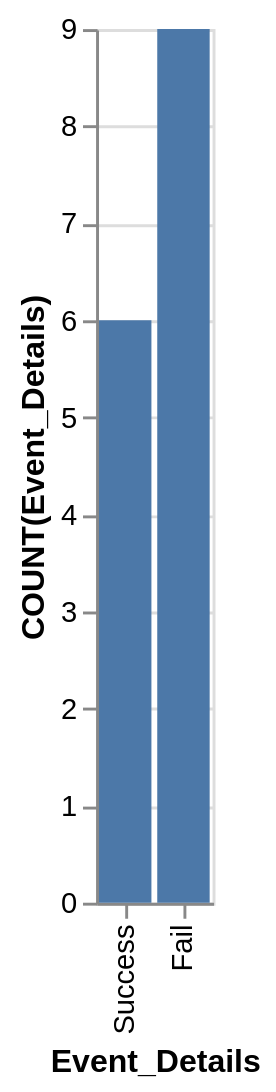

Express this chart as Vega-Lite.
### Vega-Lite specification from a JSON file in a GitHub repository (floating-point values rounded to 4 significant figures)
{"data": {"values": [{"x_data": "Success", "y_data": 6}, {"x_data": "Fail", "y_data": 9}]}, "mark": "bar", "encoding": {"x": {"field": "x_data", "type": "nominal", "title": "Event_Details", "sort": "descending"}, "y": {"field": "y_data", "type": "quantitative", "title": "COUNT(Event_Details)"}}}
